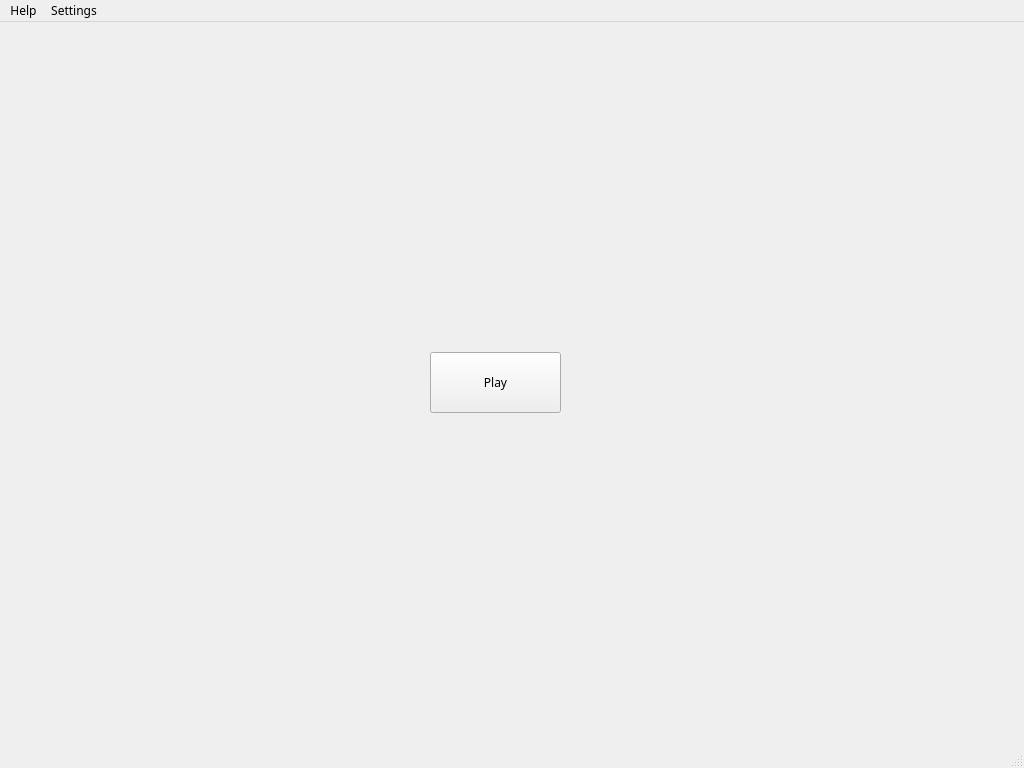
<?xml version="1.0" encoding="UTF-8"?>
<ui version="4.0">
 <class>MainWindow</class>
 <widget class="QMainWindow" name="MainWindow">
  <property name="geometry">
   <rect>
    <x>0</x>
    <y>0</y>
    <width>1024</width>
    <height>768</height>
   </rect>
  </property>
  <property name="font">
   <font>
    <family>微软雅黑</family>
   </font>
  </property>
  <property name="windowTitle">
   <string>Snakegame GUI</string>
  </property>
  <widget class="QWidget" name="centralwidget">
   <widget class="QPushButton" name="startgame">
    <property name="geometry">
     <rect>
      <x>430</x>
      <y>330</y>
      <width>131</width>
      <height>61</height>
     </rect>
    </property>
    <property name="text">
     <string>Play</string>
    </property>
   </widget>
  </widget>
  <widget class="QMenuBar" name="menubar">
   <property name="geometry">
    <rect>
     <x>0</x>
     <y>0</y>
     <width>1024</width>
     <height>21</height>
    </rect>
   </property>
   <widget class="QMenu" name="menu_H">
    <property name="title">
     <string>Help</string>
    </property>
    <addaction name="actionGame_manual"/>
    <addaction name="actionAbout"/>
   </widget>
   <widget class="QMenu" name="menuSettings">
    <property name="title">
     <string>Settings</string>
    </property>
    <widget class="QMenu" name="menuDifficulty">
     <property name="title">
      <string>Difficulty</string>
     </property>
     <addaction name="actionEasy"/>
     <addaction name="actionMedium"/>
     <addaction name="actionHard"/>
     <addaction name="actionExpert"/>
    </widget>
    <widget class="QMenu" name="menuMap">
     <property name="title">
      <string>Map</string>
     </property>
     <addaction name="actionBorderless"/>
     <addaction name="actionClassic_Box"/>
     <addaction name="actionTrail_Station"/>
    </widget>
    <addaction name="menuDifficulty"/>
    <addaction name="menuMap"/>
   </widget>
   <addaction name="menu_H"/>
   <addaction name="menuSettings"/>
  </widget>
  <widget class="QStatusBar" name="statusbar"/>
  <action name="actionAbout">
   <property name="text">
    <string>About</string>
   </property>
   <property name="iconVisibleInMenu">
    <bool>false</bool>
   </property>
  </action>
  <action name="actionGame_manual">
   <property name="text">
    <string>Game manual</string>
   </property>
  </action>
  <action name="actionEasy">
   <property name="checkable">
    <bool>true</bool>
   </property>
   <property name="text">
    <string>Easy</string>
   </property>
  </action>
  <action name="actionMedium">
   <property name="checkable">
    <bool>true</bool>
   </property>
   <property name="text">
    <string>Medium</string>
   </property>
  </action>
  <action name="actionHard">
   <property name="checkable">
    <bool>true</bool>
   </property>
   <property name="text">
    <string>Hard</string>
   </property>
  </action>
  <action name="actionExpert">
   <property name="checkable">
    <bool>true</bool>
   </property>
   <property name="text">
    <string>Expert</string>
   </property>
  </action>
  <action name="actionBorderless">
   <property name="checkable">
    <bool>true</bool>
   </property>
   <property name="text">
    <string>Borderless</string>
   </property>
  </action>
  <action name="actionClassic_Box">
   <property name="checkable">
    <bool>true</bool>
   </property>
   <property name="text">
    <string>Classic Box</string>
   </property>
  </action>
  <action name="actionTrail_Station">
   <property name="checkable">
    <bool>true</bool>
   </property>
   <property name="text">
    <string>Trail station</string>
   </property>
  </action>
 </widget>
 <resources/>
 <connections/>
</ui>
